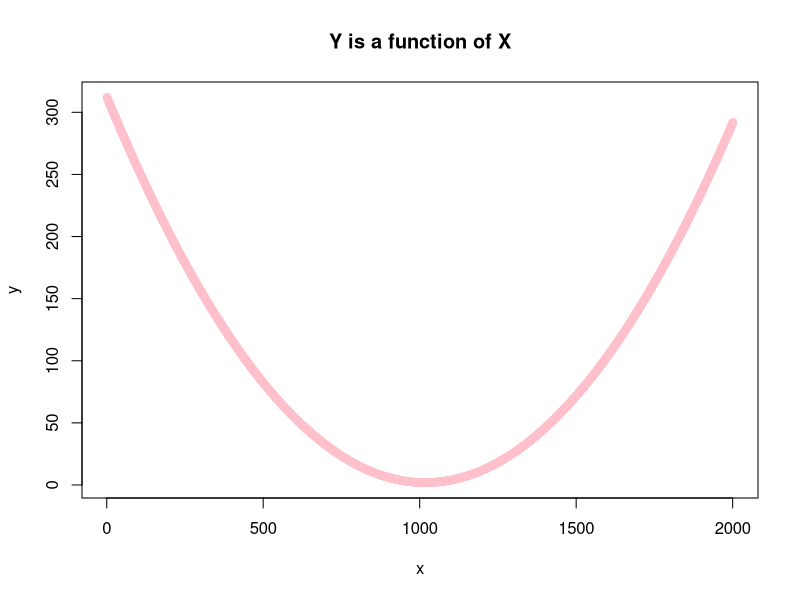
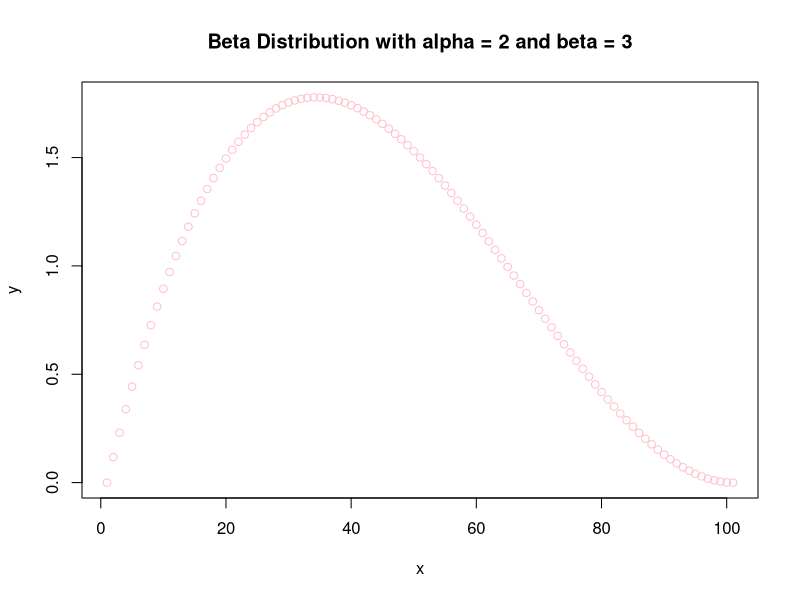

Recreate these plots in R, in order. (Note: this script raises an error after producing the figures.)
x<-seq(-10,10,.01)
y<-2+3*x^2-x
plot(y,main="Y is a function of X",xlab="x",col="pink")

x<-seq(0,1,.01)
y<-12*(x)*(1-x)^2
plot(y,main="Beta Distribution with alpha = 2 and beta = 3",xlab="x",col="pink")



data(AutoMPG)
head(AutoMPG,3)
sapply(AutoMPG,class)
AutoMPG$horsepower = as.numeric(AutoMPG$horsepower)
sapply(AutoMPG,class)


any(is.na(as.numeric(AutoMPG$horsepower)))
which(is.na(as.numeric(AutoMPG$horsepower)))


summary(AutoMPG)
sapply(AutoMPG,sd)
pairs(AutoMPG[,-9])
install.packages("corrplot")
library(corrplot)
corrplot(cor(AutoMPG[,-9][complete.cases(AutoMPG[,-9]),]),
                          method = "square",type="upper")
x<-AutoMPG$acceleration
y<-AutoMPG$mpg
plot(x,y,xlab="Acceleration",ylab="Miles Per Gallon",main="Bivarite X and Y Relationship",col="blue",pch=19,xlim=c(0,25),ylim=c(0,47))
cor(x,y)

linearmodel <- lm(y ~ x)
summary(linearmodel)
abline(a=4.9698,b=1.1912,col="pink",lwd=3)

x<-AutoMPG$acceleration
y<-4.9698+1.1912*(x)
length(y)
length(x)
summary(y)
summary(x)
par(mfrow=c(1,1))

plot(y,col="green",pch=19,xlim=c(0,length(y)),ylim=c(0,47),xlab="Observation in Data Set",ylab="MPG",main="Observed vs. Predicted MPG")
points(AutoMPG$mpg,col="blue",pch=19)
legend(50,45,legend=c("Original MPG","Predicted MPG"),col=c("blue","green"),pch=c("o","+"),lty=c(1,2),ncol=1,cex=.9)

#MSE Sum of Squared Residuals divided by n-p


factor<-1/(length(AutoMPG$mpg)-2)
factor
MSE<-factor*sum(linearmodel$residuals^2)
anova(linearmodel)
MSE

#50.42449 is approximately equal to 50.4


loessmodel<-loess(AutoMPG$mpg ~ AutoMPG$acceleration,data=AutoMPG)
loessmodel10<-loess(AutoMPG$mpg ~ AutoMPG$acceleration, data = AutoMPG, span=.10)
loessmodel20<-loess(AutoMPG$mpg ~ AutoMPG$acceleration, data = AutoMPG, span=.20)
loessmodel30<-loess(AutoMPG$mpg ~ AutoMPG$acceleration, data = AutoMPG, span=.30)
loessmodel40<-loess(AutoMPG$mpg ~ AutoMPG$acceleration, data = AutoMPG, span=.40)
loessmodel50<-loess(AutoMPG$mpg ~ AutoMPG$acceleration, data = AutoMPG, span=.50)
loessmodel60<-loess(AutoMPG$mpg ~ AutoMPG$acceleration, data = AutoMPG, span=.60)
loessmodel70<-loess(AutoMPG$mpg ~ AutoMPG$acceleration, data = AutoMPG, span=.70)
loessmodel80<-loess(AutoMPG$mpg ~ AutoMPG$acceleration, data = AutoMPG, span=.80)
loessmodel90<-loess(AutoMPG$mpg ~ AutoMPG$acceleration, data = AutoMPG, span=.90)
loessmodel1 <-loess(AutoMPG$mpg ~ AutoMPG$acceleration, data = AutoMPG, span=1.0)
optimalloess<-loess(AutoMPG$mpg ~ AutoMPG$acceleration, data = AutoMPG, span=.386)
summary(optimalloess)
summary(loessmodel)
smoothed75 <- predict(loessmodel)
smoothed10 <- predict(loessmodel10)
smoothed20 <- predict(loessmodel20)
smoothed30 <- predict(loessmodel30)
smoothed40 <- predict(loessmodel40)
smoothed50 <- predict(loessmodel50)
smoothed60 <- predict(loessmodel60)
smoothed70 <- predict(loessmodel70)
smoothed80 <- predict(loessmodel80)
smoothed90 <- predict(loessmodel90)
smoothed1  <- predict(loessmodel1)
optimalsmoothed <- predict(optimalloess)
plot(AutoMPG$acceleration,AutoMPG$mpg,xlim=c(0,25),ylim=c(0,47),col="blue",pch=19,main="Loess Smoothing Technique",xlab="Acceleration",ylab="MPG")
lines(smoothed75,lwd=2,lty=1,col="pink")
lines(smoothed10,lwd=2,lty=1,col="lightgreen")
lines(smoothed20,lwd=2,lty=1,col="red")
lines(smoothed30,lwd=2,lty=1,col="black")
lines(smoothed40,lwd=2,lty=1,col="brown")
lines(smoothed50,lwd=2,lty=1,col="purple")
lines(smoothed60,lwd=2,lty=1,col="darkgreen")
lines(smoothed70,lwd=2,lty=1,col="yellow")
lines(smoothed80,lwd=2,lty=1,col="darkred")
lines(smoothed90,lwd=2,lty=1,col="orange")
lines(smoothed1 ,lwd=2,lty=1,col="gold")
lines(optimalsmoothed, lwd=3,lty=1,col="navyblue")
summary(loessmodel)
summary(loessmodel10)
legend(0,47,legend=c("SP .75","SP .10", "SP .20", "SP .30", "SP .40", "SP .50", "SP .60", "SP .70", "SP .80", "SP .90", "SP 1","Optimal SP .375"),col=c("pink","lightgreen","red","black","brown","purple","darkgreen","yellow","darkred","orange","gold","navyblue"),lty=c(1,1,1,1,1,1,1,1,1,1,1,1),ncol=1,cex=.75)
plot(AutoMPG$acceleration,AutoMPG$mpg,col="blue",pch=19,main="Loess Smoothing Technique",xlab="Acceleration",ylab="MPG")
lines(optimalsmoothed, lwd=3,lty=1,col="navyblue")
